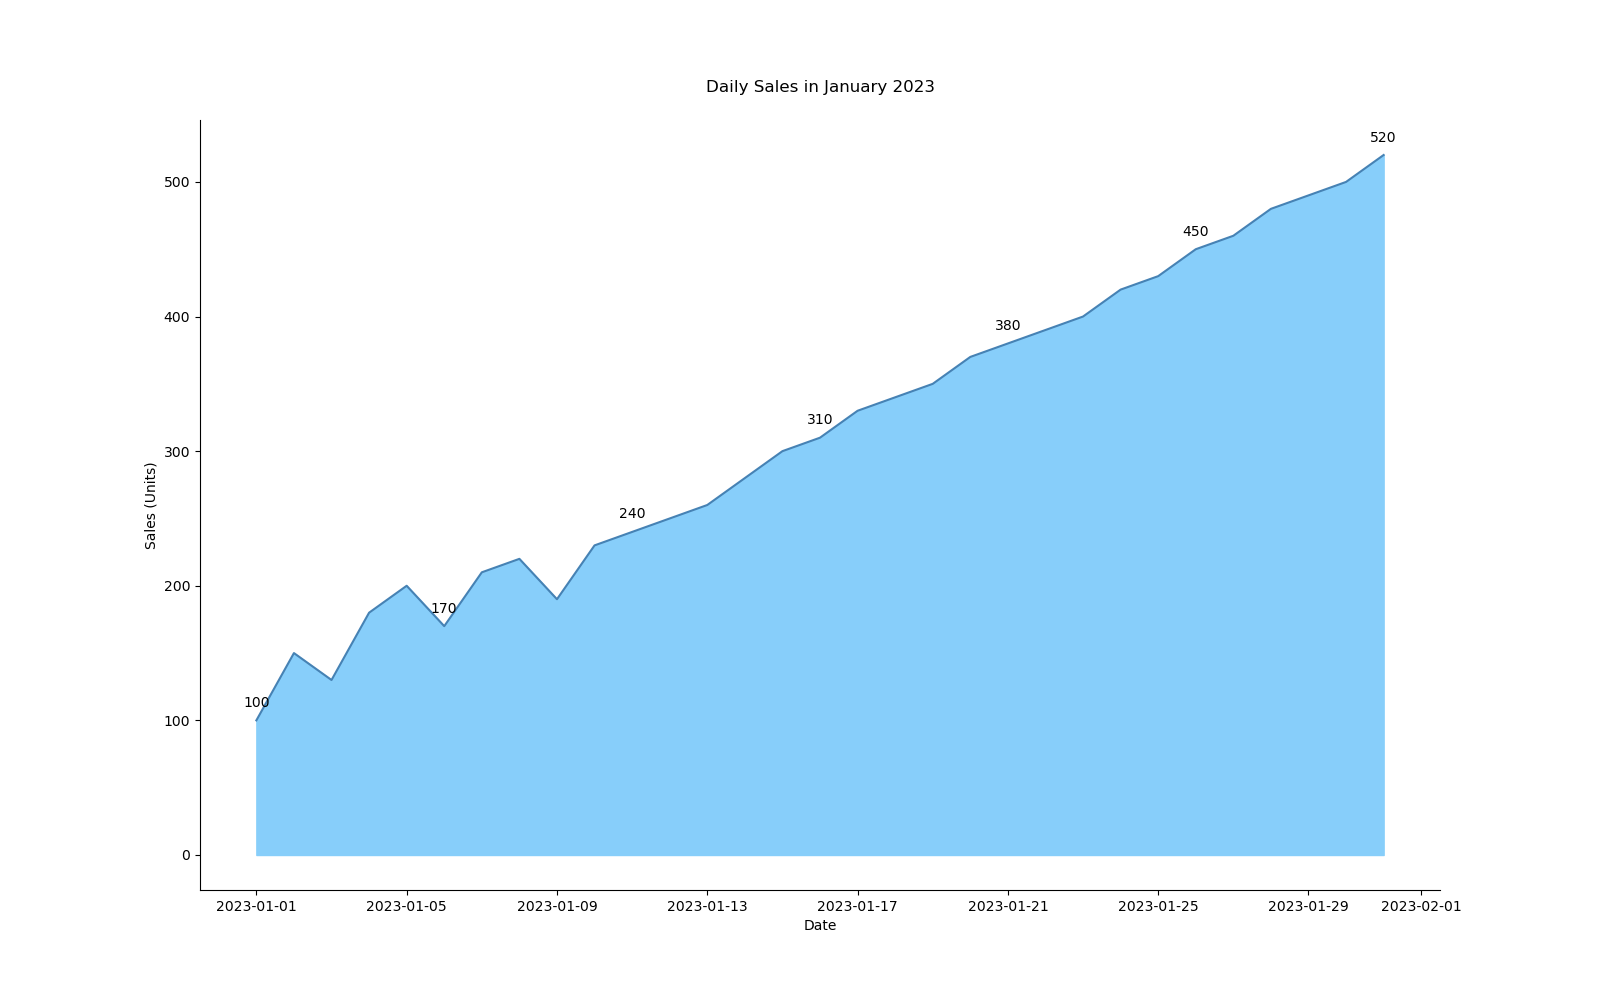

Write Python code to recreate this figure.
import seaborn as sns
import pandas as pd
import matplotlib.pyplot as plt

# Data
data = {
    'Date': pd.date_range(start='2023-01-01', periods=31, freq='D'),
    'Sales': [
        100, 150, 130, 180, 200, 170, 210, 220, 190, 230,
        240, 250, 260, 280, 300, 310, 330, 340, 350, 370,
        380, 390, 400, 420, 430, 450, 460, 480, 490, 500, 520
    ]
}

df = pd.DataFrame(data)

# Visualization
plt.figure(figsize=(16, 10))
area_chart = sns.lineplot(data=df, x='Date', y='Sales', color="#4682B4")
plt.fill_between(data['Date'], data['Sales'], color="#87CEFA")

# Annotation
for index in range(0, df.shape[0], 5):
    date = df.iloc[index]['Date']
    sales = df.iloc[index]['Sales']
    plt.text(date, sales + 10, str(sales), ha='center')

# Customization
plt.title('Daily Sales in January 2023', pad=20)
plt.xlabel('Date')
plt.ylabel('Sales (Units)')
sns.despine()

# Show the plot
plt.show()
